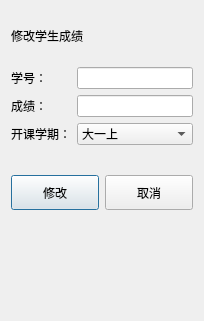
<?xml version="1.0" encoding="UTF-8"?>
<ui version="4.0">
 <class>teaModfiySco</class>
 <widget class="QDialog" name="teaModfiySco">
  <property name="geometry">
   <rect>
    <x>0</x>
    <y>0</y>
    <width>204</width>
    <height>321</height>
   </rect>
  </property>
  <property name="windowTitle">
   <string>Dialog</string>
  </property>
  <layout class="QVBoxLayout" name="verticalLayout">
   <item>
    <widget class="QLabel" name="label">
     <property name="maximumSize">
      <size>
       <width>16777215</width>
       <height>50</height>
      </size>
     </property>
     <property name="text">
      <string>修改学生成绩</string>
     </property>
    </widget>
   </item>
   <item>
    <layout class="QFormLayout" name="formLayout">
     <item row="0" column="0">
      <widget class="QLabel" name="Label">
       <property name="text">
        <string>学号：</string>
       </property>
      </widget>
     </item>
     <item row="0" column="1">
      <widget class="QLineEdit" name="idEdit"/>
     </item>
     <item row="1" column="0">
      <widget class="QLabel" name="Label_2">
       <property name="text">
        <string>成绩：</string>
       </property>
      </widget>
     </item>
     <item row="1" column="1">
      <widget class="QLineEdit" name="scoEdit"/>
     </item>
     <item row="2" column="0">
      <widget class="QLabel" name="Label_3">
       <property name="text">
        <string>开课学期：</string>
       </property>
      </widget>
     </item>
     <item row="2" column="1">
      <widget class="QComboBox" name="termBox">
       <item>
        <property name="text">
         <string>大一上</string>
        </property>
       </item>
       <item>
        <property name="text">
         <string>大一下</string>
        </property>
       </item>
       <item>
        <property name="text">
         <string>大二上</string>
        </property>
       </item>
       <item>
        <property name="text">
         <string>大二下</string>
        </property>
       </item>
       <item>
        <property name="text">
         <string>大三上</string>
        </property>
       </item>
       <item>
        <property name="text">
         <string>大三下</string>
        </property>
       </item>
       <item>
        <property name="text">
         <string>大四上</string>
        </property>
       </item>
       <item>
        <property name="text">
         <string>大四下</string>
        </property>
       </item>
      </widget>
     </item>
    </layout>
   </item>
   <item>
    <layout class="QHBoxLayout" name="horizontalLayout">
     <item>
      <widget class="QPushButton" name="checkBtn">
       <property name="minimumSize">
        <size>
         <width>0</width>
         <height>35</height>
        </size>
       </property>
       <property name="text">
        <string>修改</string>
       </property>
      </widget>
     </item>
     <item>
      <widget class="QPushButton" name="exitBtn">
       <property name="minimumSize">
        <size>
         <width>0</width>
         <height>35</height>
        </size>
       </property>
       <property name="text">
        <string>取消</string>
       </property>
      </widget>
     </item>
    </layout>
   </item>
   <item>
    <spacer name="verticalSpacer">
     <property name="orientation">
      <enum>Qt::Orientation::Vertical</enum>
     </property>
     <property name="sizeType">
      <enum>QSizePolicy::Policy::Minimum</enum>
     </property>
     <property name="sizeHint" stdset="0">
      <size>
       <width>20</width>
       <height>100</height>
      </size>
     </property>
    </spacer>
   </item>
  </layout>
 </widget>
 <resources/>
 <connections/>
</ui>
